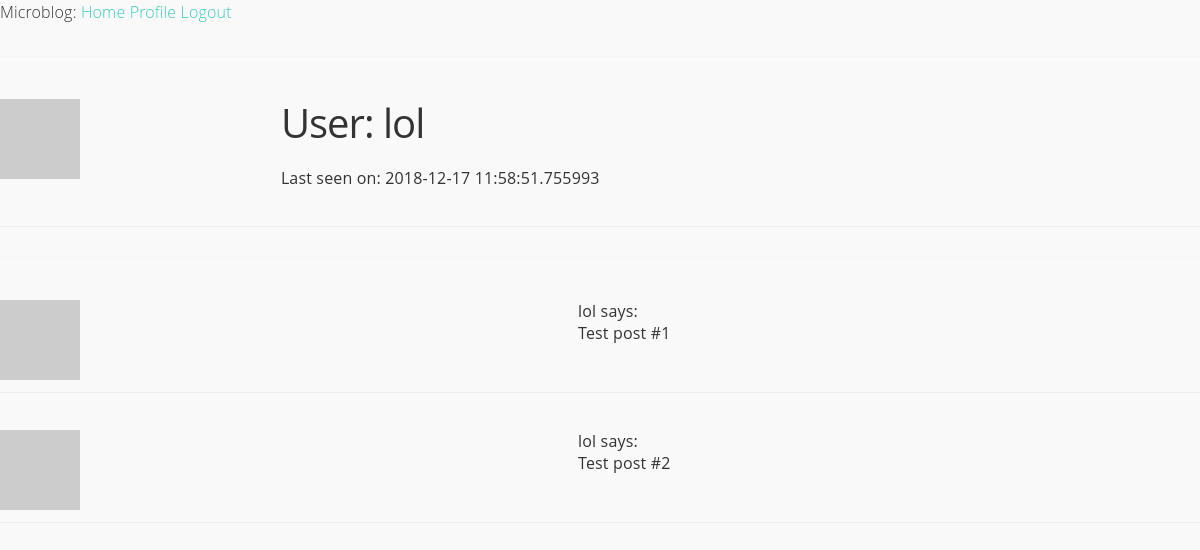
The app's page /user/lol (signed in) with its own data.
### app/models.py (models this page shows, shortened)
class User(UserMixin, db.Model):
    id = db.Column(db.Integer, primary_key=True)
    username = db.Column(db.String(64), index=True, unique=True)
    email = db.Column(db.String(120), index=True, unique=True)
    password_hash = db.Column(db.String(128))
    posts = db.relationship('Post', backref='author', lazy='dynamic')
    about_me = db.Column(db.String(140))
    last_seen = db.Column(db.DateTime, default=datetime.utcnow)
    def avatar(self, size):
        digest = md5(self.email.lower().encode('utf-8')).hexdigest()
        return 'https://www.gravatar.com/avatar/{}?d=identicon&s={}'.format(
            digest, size)

### app/routes.py (the view)
@app.route('/user/<username>')
@login_required
def user(username):
    user = User.query.filter_by(username=username).first_or_404()
    posts = [
        {'author': user, 'body': 'Test post #1'},
        {'author': user, 'body': 'Test post #2'}
    ]
    return render_template('user.html', user=user, posts=posts)

### app/models.py (called while the page is built)
@login.user_loader
def load_user(id):
    return User.query.get(int(id))

### app/routes.py (called while the page is built)
@app.before_request
def before_request():
    if current_user.is_authenticated:
        current_user.last_seen = datetime.utcnow()
        db.session.commit()

### app/templates/user.html (shortened to what this page needs)
{% extends "base.html" %}
{% block content %}
<table>
    <tr valign="top">
        <td><img src="{{ user.avatar(128) }}"></td>
        <td>
            <h1>User: {{ user.username }}</h1>
            {% if user.last_seen %}<p>Last seen on: {{ user.last_seen }}</p>{% endif %}
        </td>
    </tr>
</table>
    <hr>
    {% for post in posts %}
    <table>
        <tr valign="top">
            <td><img src="{{ post.author.avatar(36) }}"></td>
            <td>{{ post.author.username }} says:<br>{{ post.body }}</td>
        </tr>
    </table>
    {% endfor %}
{% endblock %}

### app/static/css/styles.css (style rules this page uses)
body { background: #f9f9f9; height: 100%; width: 100%; overflow-x: hidden; font-size: 1.6em; font-family: "Open Sans", "Helvetica Neue", Helvetica, Arial, sans-serif; color: #333; }
h1, h2, h3, h4, h5, h6 { font-weight: 500; letter-spacing: -.1rem; margin-bottom: 2.0rem; margin-top: 0; }
h1 { font-size: 2.5em; }
hr { border: 0; border-top: 0.1rem solid #f4f5f6; margin: 3.0rem 0; }
td, th { border-bottom: 0.1rem solid #eee; }

### records on screen
User: username "lol", last_seen "2018-12-17 11:58:51.755993", author.username "lol" "lol"

### other values on screen
{{ post.body }} "Test post #1" "Test post #2"
